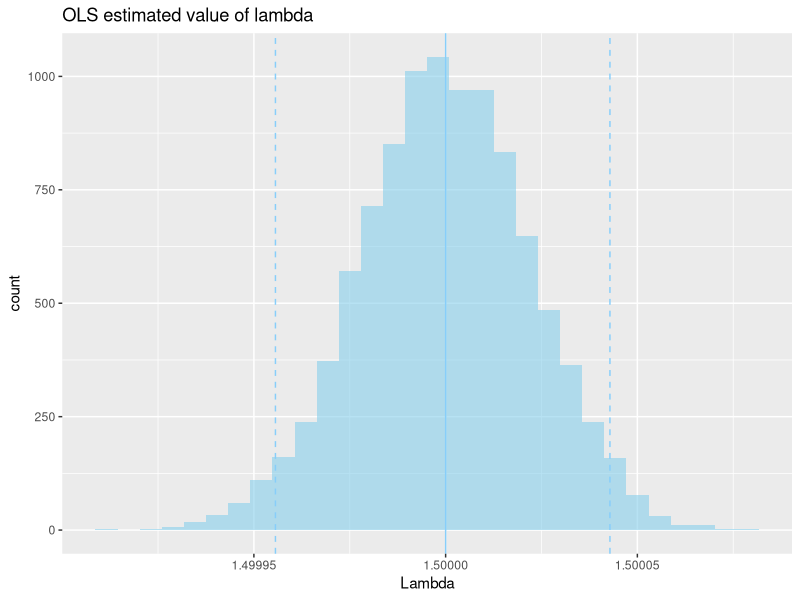
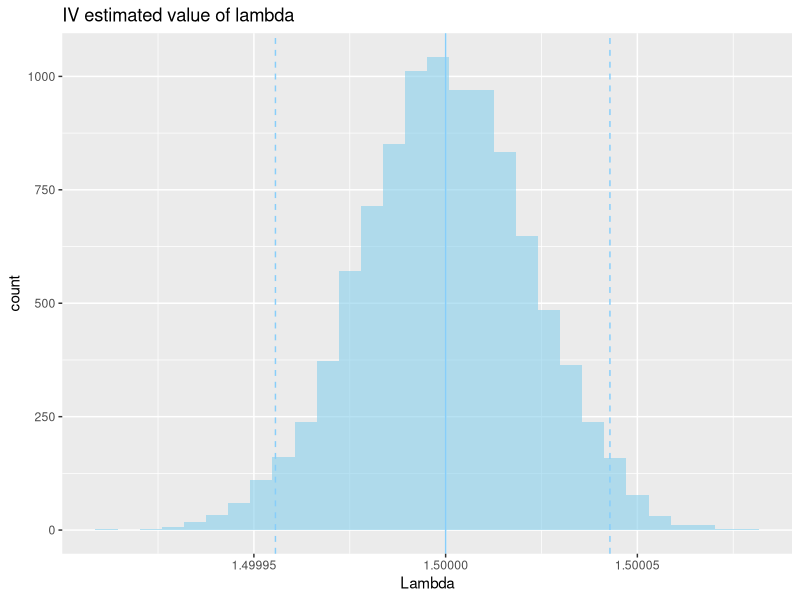

These charts were generated, in order, by the following R code:
## ---- chunk 1
knitr::opts_chunk$set(echo = TRUE)
if (!require("AER")) install.packages("AER")
if (!require("purrr")) install.packages("purrr")
if (!require("ggplot2")) install.packages("ggplot2")
## ---- chunk 2
set.seed(123)
t <- 120
N <- 30

# Exogenous variables
X <- runif(t, min = 300, max = 600)
W <- runif(t, min = 30, max = 60)

# Parameters
kappa <- 3
lambda <- 1.5
mu <- 5
xi <- 3
omega <- 5

# Error terms
sigma_d <- 10
sigma_c <- 10
epsilon <- rnorm(t, mean = 0, sd = sigma_d)
nu <- rnorm(t, mean = 0, sd = sigma_c)
## ---- chunk 3
cost <- xi + omega*W + nu
price <- ((kappa + mu*X + epsilon)/lambda + cost*N)/(N + 1)
Q <- kappa - lambda*price + mu*X + epsilon
## ---- chunk 4
df <- data.frame(time = 1:t,
                 quantity = Q,
                 price = price,
                 cost = cost,
                 X = X,
                 W = W)
head(df)
## ---- chunk 5
df_param <- data.frame(true = c(kappa, lambda, mu, xi,omega))
rownames(df_param) <- c("kappa", "lambda", "mu", "xi","omega")
head(df_param)
## ---- chunk 6
out_ols <- lm(quantity ~ price + X, data = df)
summary(out_ols)
## ---- chunk 7
cost_ols <- ((N + 1)*df$price)/N - (out_ols$coefficients[1] + out_ols$coefficients[3]*df$X)/(-out_ols$coefficients[2]*N)
df$cost_ols <- cost_ols

out_cost_ols <- lm(cost_ols ~ W, data = df)
summary(out_cost_ols)
## ---- chunk 8
# first stage
out_first <- lm(price ~ W + X, data = df)
summary(out_first)
## ---- chunk 9
library(AER)
out_iv <- ivreg(quantity ~ price + X | W + X, data = df)
summary(out_iv)
## ---- chunk 10
cost_iv <- ((N + 1)*df$price)/N - (out_iv$coefficients[1] + out_iv$coefficients[3]*df$X)/(-out_iv$coefficients[2]*N)
df$cost_iv <- cost_iv

out_cost_iv <- lm(cost_iv ~ W, data = df)
summary(out_cost_iv)
## ---- chunk 11
param_ols <- c(out_ols$coefficients, out_cost_ols$coefficients)
param_ols[2] <- -param_ols[2]
df_param$ols <- param_ols

param_iv <- c(out_iv$coefficients, out_cost_iv$coefficients)
param_iv[2] <- -param_iv[2]
df_param$iv <- param_iv

df_param
## ---- chunk 12
set.seed(123)
market <- 10000 # number of data sets
## ---- chunk 13
list_df <- list()
for ( i in 1:market){
  # Exogenous variables
  x <- runif(t, min = 300000, max = 600000)
  w <- runif(t, min = 30000, max = 60000)
  
  # Error terms
  epsilon <- rnorm(t, mean = 0, sd = sigma_d)
  nu <- rnorm(t, mean = 0, sd = sigma_c)
  
  # calculate
  cost <- xi + omega*w + nu
  price <- ((kappa + mu*x + epsilon)/lambda + cost*N)/(N + 1)
  Q <- kappa - lambda*price + mu*x + epsilon
  
  # aggregate as data frame
  temp <- data.frame(
    time = 1:t,
    quantity = Q,
    price = price,
    cost = cost,
    X = x,
    W = w,
    epsilon = epsilon,
    nu = nu
  )
  
  list_df <- c(list_df, list(temp))
}
## ---- chunk 14
library(purrr)
list_out_ols <- map(list_df, ~lm(quantity ~ price + X, data = .x))
print(summary(list_out_ols[[1]]))
## ---- chunk 15
list_df_ols <- map2(list_df, list_out_ols, function(.x, .y){
  cbind(.x,
      data.frame(
    cost_ols = ((N + 1)*.x$price)/N - (.y$coefficients[1] + .y$coefficients[3]*.x$X)/(-.y$coefficients[2]*N)
    )
  )
})
## ---- chunk 16
list_out_cost_ols <- map(list_df_ols, ~lm(cost_ols ~ W, data = .x))
summary(list_out_cost_ols[[1]])
## ---- chunk 17
list_out_iv <- map(list_df, ~ivreg(quantity ~ price + X, data = .x))
print(summary(list_out_iv[[1]]))
## ---- chunk 18
list_df_iv <- map2(list_df, list_out_iv, function(.x, .y){
  cbind(.x,
      data.frame(
    cost_iv = ((N + 1)*.x$price)/N - (.y$coefficients[1] + .y$coefficients[3]*.x$X)/(-.y$coefficients[2]*N)
    )
  )
})
## ---- chunk 19
list_out_cost_iv <- map(list_df_iv, ~lm(cost_iv ~ W, data = .x))
summary(list_out_cost_iv[[1]])
## ---- chunk 20
df_param_unlist_ols <- map2_dfr(list_out_ols, list_out_cost_ols, function(.x, .y){
  data.frame(
    Kappa = .x$coefficients[1],
    Lambda = -.x$coefficients[2],
    Mu = .x$coefficients[3],
    Xi = .y$coefficients[1],
    Omega = .y$coefficients[2]
  )
})
## ---- chunk 21
df_param_unlist_iv <- map2_dfr(list_out_iv, list_out_cost_iv, function(.x, .y){
  data.frame(
    Kappa = .x$coefficients[1],
    Lambda = - .x$coefficients[2],
    Mu = .x$coefficients[3],
    Xi = .y$coefficients[1],
    Omega = .y$coefficients[2]
  )
})
## ---- chunk 22
library(ggplot2)
q_ols <- quantile(df_param_unlist_ols$Lambda, prob=c(0.025, 0.975))

g_ols <- ggplot(df_param_unlist_ols, aes(x = Lambda)) + 
  geom_histogram(fill = "skyblue", alpha=0.6) + 
  ggtitle("OLS estimated value of lambda") + 
  geom_vline(xintercept = q_ols[1], linetype = "dashed", colour = "lightskyblue") + 
  geom_vline(xintercept = q_ols[2], linetype = "dashed", colour = "lightskyblue") + 
  geom_vline(xintercept = lambda, colour = "lightskyblue")

plot(g_ols)
## ---- chunk 23
q_iv <- quantile(df_param_unlist_iv$Lambda, prob=c(0.025, 0.975))

g_iv <- ggplot(df_param_unlist_iv, aes(x = Lambda)) + 
  geom_histogram(fill = "skyblue", alpha=0.6) + 
  ggtitle("IV estimated value of lambda") + 
  geom_vline(xintercept = q_iv[1], linetype = "dashed", colour = "lightskyblue") + 
  geom_vline(xintercept = q_iv[2], linetype = "dashed", colour = "lightskyblue") + 
  geom_vline(xintercept = lambda, colour = "lightskyblue")

plot(g_iv)
